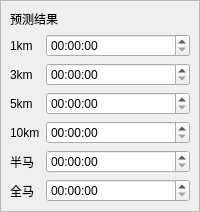
         <widget class="QWidget" name="page_forecast_2">
          <layout class="QVBoxLayout" name="verticalLayout_17">
           <property name="spacing">
            <number>0</number>
           </property>
           <property name="leftMargin">
            <number>0</number>
           </property>
           <property name="topMargin">
            <number>0</number>
           </property>
           <property name="rightMargin">
            <number>0</number>
           </property>
           <property name="bottomMargin">
            <number>0</number>
           </property>
           <item>
            <widget class="QFrame" name="frame_forecast_2">
             <property name="frameShape">
              <enum>QFrame::StyledPanel</enum>
             </property>
             <property name="frameShadow">
              <enum>QFrame::Raised</enum>
             </property>
             <layout class="QFormLayout" name="formLayout_3">
              <item row="1" column="0">
               <widget class="QLabel" name="label_1km_2">
                <property name="text">
                 <string>1km</string>
                </property>
               </widget>
              </item>
              <item row="2" column="0">
               <widget class="QLabel" name="label_3km_2">
                <property name="text">
                 <string>3km</string>
                </property>
               </widget>
              </item>
              <item row="3" column="0">
               <widget class="QLabel" name="label_5km_2">
                <property name="text">
                 <string>5km</string>
                </property>
               </widget>
              </item>
              <item row="4" column="0">
               <widget class="QLabel" name="label_10km_2">
                <property name="text">
                 <string>10km</string>
                </property>
               </widget>
              </item>
              <item row="5" column="0">
               <widget class="QLabel" name="label_halfMarathon_2">
                <property name="text">
                 <string>半马</string>
                </property>
               </widget>
              </item>
              <item row="6" column="0">
               <widget class="QLabel" name="label_marathon_2">
                <property name="text">
                 <string>全马</string>
                </property>
               </widget>
              </item>
              <item row="1" column="1">
               <widget class="QTimeEdit" name="timeEdit_1km_2">
                <property name="displayFormat">
                 <string>hh:mm:ss</string>
                </property>
               </widget>
              </item>
              <item row="2" column="1">
               <widget class="QTimeEdit" name="timeEdit_3km_2">
                <property name="displayFormat">
                 <string>hh:mm:ss</string>
                </property>
               </widget>
              </item>
              <item row="3" column="1">
               <widget class="QTimeEdit" name="timeEdit_5km_2">
                <property name="displayFormat">
                 <string>hh:mm:ss</string>
                </property>
               </widget>
              </item>
              <item row="4" column="1">
               <widget class="QTimeEdit" name="timeEdit_10km_2">
                <property name="displayFormat">
                 <string>hh:mm:ss</string>
                </property>
               </widget>
              </item>
              <item row="5" column="1">
               <widget class="QTimeEdit" name="timeEdit_halfMarathon_2">
                <property name="displayFormat">
                 <string>hh:mm:ss</string>
                </property>
               </widget>
              </item>
              <item row="6" column="1">
               <widget class="QTimeEdit" name="timeEdit_Marathon">
                <property name="displayFormat">
                 <string>hh:mm:ss</string>
                </property>
               </widget>
              </item>
              <item row="0" column="0" colspan="2">
               <widget class="QLabel" name="label_tips_2">
                <property name="text">
                 <string>预测结果</string>
                </property>
               </widget>
              </item>
             </layout>
            </widget>
           </item>
          </layout>
         </widget>
